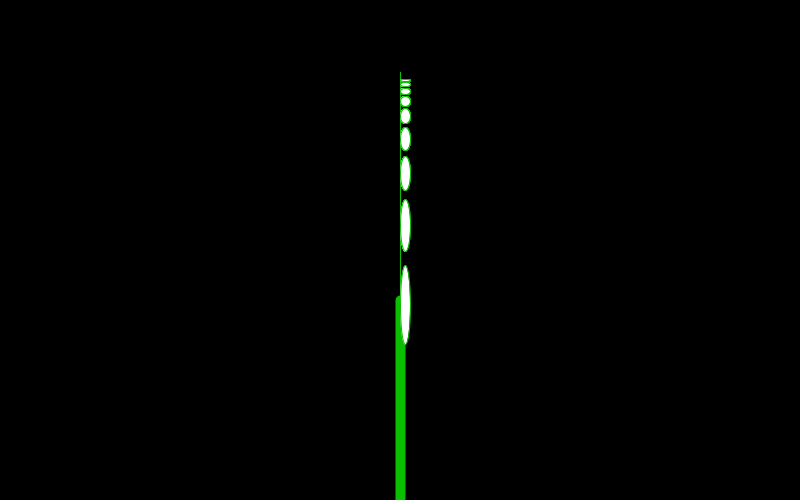
Frame 1 (no input)
Frame 60 (the mouse pressed at the canvas centre just before this capture): identical to frame 1, image omitted
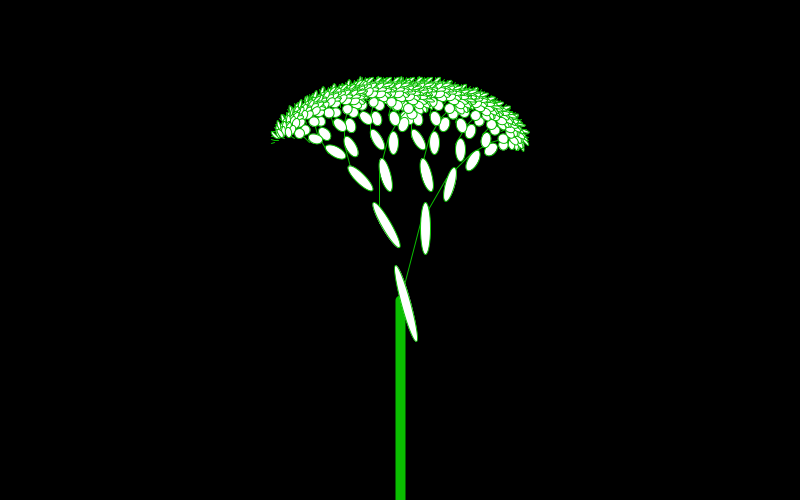
Frame 120 (the mouse held since frame 60 and released just before this capture)

The Processing sketch that drew these frames (run headless with seeded random() and noise(); from frame 60 on, the mouse is pressed at the canvas centre):

// Processing sketch: processing_2022
// ── processing_2022.pde

float theta;

void setup() {
  size(800, 500);
  smooth();
}

void draw() {
background(0,0,0);
frameRate(10);
stroke(10,190,0);
float a = (mouseX / (float) width) * 30f;
theta = radians(a);
translate(width/2, height);
strokeWeight(10);
line(0,0,0, -200);
strokeWeight(1);
translate(0,-200);
branch(120);
}

void branch(float h) {
  h *=0.66;
  if (h > 2) {
    pushMatrix(); 
    rotate (theta);
    line(0,0,0, -h);
    translate(0, -h);
    branch (h);
    popMatrix();
    pushMatrix();
    rotate(-theta);
    ellipse(5,5,10, -h);
    translate(0, -h);
    branch(h);
    popMatrix();    
   
  }
} 
  
